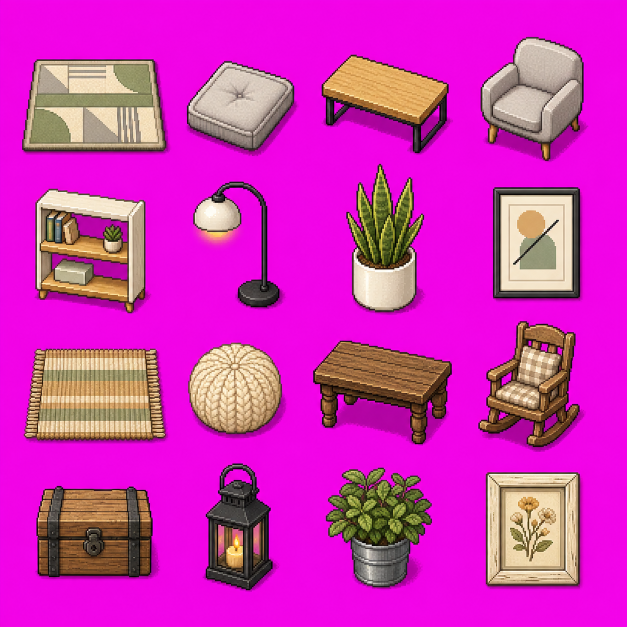
#> input picture .planning/quick/260617-maison-assets-styles-redo/raw/styles_4x4-imagegen.png, 1254 x 1254 px (shown at 1/2 size)
$ python process_imagegen_sheet.py
#> lines starting #> are read from the running program, lines starting #| are printed output that depends on the picture
#!/usr/bin/env python3
from __future__ import annotations

import subprocess
from pathlib import Path

from PIL import Image


ROOT = Path(__file__).resolve().parents[3]
WORK = ROOT / ".planning" / "quick" / "260617-maison-assets-styles-redo"
RAW = WORK / "raw" / "styles_4x4-imagegen.png"
CELLS = WORK / "processed" / "cells"
CLEAN = WORK / "processed" / "clean"
OUT = ROOT / "assets" / "companion-house"
CHROMA = Path.home() / ".codex" / "skills" / ".system" / "imagegen" / "scripts" / "remove_chroma_key.py"

IDS = [
    "tapis_moderne",
    "coussin_moderne",
    "table_basse_moderne",
    "fauteuil_moderne",
    "etagere_moderne",
    "lampe_moderne",
    "plante_moderne",
    "cadre_moderne",
    "tapis_ferme",
    "pouf_ferme",
    "table_ferme",
    "fauteuil_ferme",
    "coffre_ferme",
    "lanterne_ferme",
    "plante_ferme",
    "cadre_ferme",
]

RUG_IDS = {"tapis_moderne", "tapis_ferme"}


def bounds_for_grid(size: int, parts: int) -> list[int]:
    return [round(size * i / parts) for i in range(parts + 1)]


def clear_border(image: Image.Image, margin: int = 1) -> Image.Image:
    image = image.convert("RGBA")
    px = image.load()
    width, height = image.size
    for x in range(width):
        for y in range(margin):
            px[x, y] = (0, 0, 0, 0)
            px[x, height - 1 - y] = (0, 0, 0, 0)
    for y in range(height):
        for x in range(margin):
            px[x, y] = (0, 0, 0, 0)
            px[width - 1 - x, y] = (0, 0, 0, 0)
    return image


def fit_to_canvas(image: Image.Image, size: int = 512, padding: int = 42) -> Image.Image:
    image = image.convert("RGBA")
    bbox = image.getchannel("A").getbbox()
    if bbox is None:
        return Image.new("RGBA", (size, size), (0, 0, 0, 0))

    content = image.crop(bbox)
    max_side = size - padding * 2
    scale = min(max_side / content.width, max_side / content.height)
    new_size = (max(1, round(content.width * scale)), max(1, round(content.height * scale)))
    content = content.resize(new_size, Image.Resampling.NEAREST)

    canvas = Image.new("RGBA", (size, size), (0, 0, 0, 0))
    canvas.alpha_composite(content, ((size - new_size[0]) // 2, (size - new_size[1]) // 2))
    return canvas


def main() -> None:
    CELLS.mkdir(parents=True, exist_ok=True)
    CLEAN.mkdir(parents=True, exist_ok=True)
    OUT.mkdir(parents=True, exist_ok=True)

    sheet = Image.open(RAW).convert("RGBA")
    xs = bounds_for_grid(sheet.width, 4)
#> xs = [0, 314, 627, 940, 1254]
    ys = bounds_for_grid(sheet.height, 4)
#> ys = [0, 314, 627, 940, 1254]

    for index, asset_id in enumerate(IDS):
        row, col = divmod(index, 4)
        inset = 0 if asset_id in RUG_IDS else 10
        crop = sheet.crop((xs[col] + inset, ys[row] + inset, xs[col + 1] - inset, ys[row + 1] - inset))
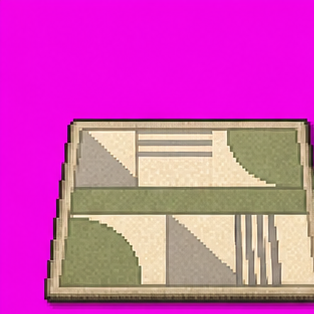
#> crop: PIL image 314x314 RGBA; mean R, G, B, A 208.5, 79.8, 181.6, 255
        raw_cell = CELLS / f"{asset_id}-cell.png"
        clean_cell = CLEAN / f"{asset_id}-clean.png"
        final = OUT / f"{asset_id}.png"
        crop.save(raw_cell)

#> (the run stopped early here; a loop or call above may not have finished)
